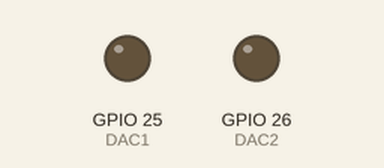
Recording of a program running on a simulated ESP32. On the bench: output pins drawn as LEDs (lit = HIGH).

Above: at 0.0 s.
Timing chart, 0 to 0.1 s (numbered marks = the images above):
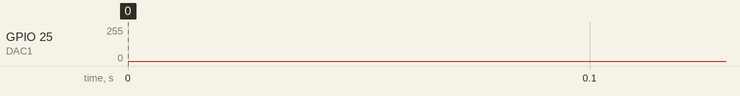

The program:

main.cpp
```cpp
#include <Arduino.h>

uint32_t counter,
         mode = 1; // analog output starts


#define DAC1 25
#define DAC2 26

#define Num_Samples 256 // Define sample count

// vars
int i = 0;
int sinScale = 1;


static byte SineWaveTable[Num_Samples] = {
  0x80, 0x83, 0x86, 0x89, 0x8C, 0x90, 0x93, 0x96,
  0x99, 0x9C, 0x9F, 0xA2, 0xA5, 0xA8, 0xAB, 0xAE,
  0xB1, 0xB3, 0xB6, 0xB9, 0xBC, 0xBF, 0xC1, 0xC4,
  0xC7, 0xC9, 0xCC, 0xCE, 0xD1, 0xD3, 0xD5, 0xD8,
  0xDA, 0xDC, 0xDE, 0xE0, 0xE2, 0xE4, 0xE6, 0xE8,
  0xEA, 0xEB, 0xED, 0xEF, 0xF0, 0xF1, 0xF3, 0xF4,
  0xF5, 0xF6, 0xF8, 0xF9, 0xFA, 0xFA, 0xFB, 0xFC,
  0xFD, 0xFD, 0xFE, 0xFE, 0xFE, 0xFF, 0xFF, 0xFF,
  0xFF, 0xFF, 0xFF, 0xFF, 0xFE, 0xFE, 0xFE, 0xFD,
  0xFD, 0xFC, 0xFB, 0xFA, 0xFA, 0xF9, 0xF8, 0xF6,
  0xF5, 0xF4, 0xF3, 0xF1, 0xF0, 0xEF, 0xED, 0xEB,
  0xEA, 0xE8, 0xE6, 0xE4, 0xE2, 0xE0, 0xDE, 0xDC,
  0xDA, 0xD8, 0xD5, 0xD3, 0xD1, 0xCE, 0xCC, 0xC9,
  0xC7, 0xC4, 0xC1, 0xBF, 0xBC, 0xB9, 0xB6, 0xB3,
  0xB1, 0xAE, 0xAB, 0xA8, 0xA5, 0xA2, 0x9F, 0x9C,
  0x99, 0x96, 0x93, 0x90, 0x8C, 0x89, 0x86, 0x83,
  0x80, 0x7D, 0x7A, 0x77, 0x74, 0x70, 0x6D, 0x6A,
  0x67, 0x64, 0x61, 0x5E, 0x5B, 0x58, 0x55, 0x52,
  0x4F, 0x4D, 0x4A, 0x47, 0x44, 0x41, 0x3F, 0x3C,
  0x39, 0x37, 0x34, 0x32, 0x2F, 0x2D, 0x2B, 0x28,
  0x26, 0x24, 0x22, 0x20, 0x1E, 0x1C, 0x1A, 0x18,
  0x16, 0x15, 0x13, 0x11, 0x10, 0x0F, 0x0D, 0x0C,
  0x0B, 0x0A, 0x08, 0x07, 0x06, 0x06, 0x05, 0x04,
  0x03, 0x03, 0x02, 0x02, 0x02, 0x01, 0x01, 0x01,
  0x01, 0x01, 0x01, 0x01, 0x02, 0x02, 0x02, 0x03,
  0x03, 0x04, 0x05, 0x06, 0x06, 0x07, 0x08, 0x0A,
  0x0B, 0x0C, 0x0D, 0x0F, 0x10, 0x11, 0x13, 0x15,
  0x16, 0x18, 0x1A, 0x1C, 0x1E, 0x20, 0x22, 0x24,
  0x26, 0x28, 0x2B, 0x2D, 0x2F, 0x32, 0x34, 0x37,
  0x39, 0x3C, 0x3F, 0x41, 0x44, 0x47, 0x4A, 0x4D,
  0x4F, 0x52, 0x55, 0x58, 0x5B, 0x5E, 0x61, 0x64,
  0x67, 0x6A, 0x6D, 0x70, 0x74, 0x77, 0x7A, 0x7D
};


void setup() {
  Serial.begin(115200);
  while(!Serial); //wait for serial to connect

  pinMode(DAC1, OUTPUT);
  pinMode(DAC2, OUTPUT);

}


void loop() {

  dacWrite(DAC1, floor(SineWaveTable[i]*sinScale));
  i++;
  if (i>=Num_Samples-1){i = 0;}

}
```
